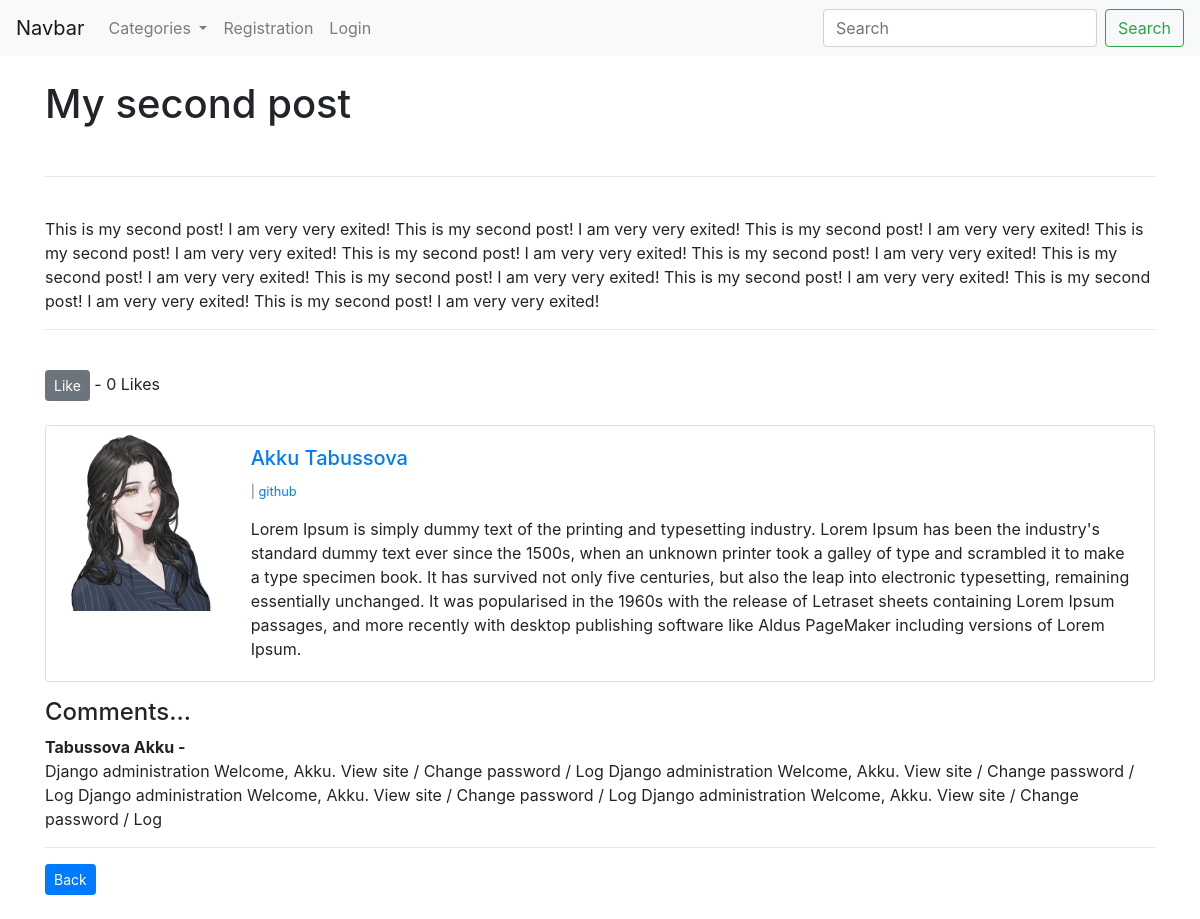
The app's page /article/2 with its own data.
### ablog/models.py (models this page shows, shortened)
class Post(models.Model):
	image = models.ImageField(null=True, blank=True, upload_to ="images/")
	title = models.CharField(max_length=225)
	author = models.ForeignKey(User, on_delete=models.CASCADE)
	category= models.CharField(max_length=225)
	body = RichTextField(blank=True, null=True)
	desc = models.TextField(max_length=100)
	date_post = models.DateField(auto_now_add=True)
	likes =models.ManyToManyField(User, related_name='blog_posts')
	def total_likes(self):
		return self.likes.count()
		pass

class Profile(models.Model):
	user = models.OneToOneField(User, null=True, on_delete=models.CASCADE)
	bio = models.TextField()
	profile_pic = models.ImageField(null=True, blank=True, upload_to ="images/profile")
	website_url = models.CharField(max_length=225, null=True, blank=True )
	facebook_ur = models.CharField(max_length=225, null=True, blank=True )
	twitter_url = models.CharField(max_length=225, null=True, blank=True )
	linkedin_url = models.CharField(max_length=225, null=True, blank=True )
	github_url = models.CharField(max_length=225, null=True, blank=True )
	"""def __init__(self, arg):
		super Profile, self).__init__()
		self.arg = arg"""

class Comments(models.Model):
	post = models.ForeignKey(Post, related_name="comments", on_delete=models.CASCADE)
	name = models.CharField(max_length=225)
	body = models.TextField()
	date_comment = models.DateField(auto_now_add=True)

### ablog/views.py (the view)
# urls.py: path('article/<int:pk>', ArticleDetailView.as_view(), name = 'post-detail'),
class ArticleDetailView(DetailView):
	model = Post
	template_name = 'post_detail.html'
	def get_context_data(self, *args, **kwargs):
		cat_menu = Category.objects.all()
		context = super(ArticleDetailView, self).get_context_data(*args, **kwargs)
		stuff= get_object_or_404(Post, id=self.kwargs['pk'])
		total_likes = stuff.total_likes()
		liked = False
		if stuff.likes.filter(id=self.request.user.id).exists():
			liked = True
		context["cat_menu"] = cat_menu
		context["total_likes"] = total_likes
		context["liked"] = liked
		return context

### ablog/models.py (called while the page is built)
	def __str__(self):
		return self.name

### ablog/templates/post_detail.html (shortened to what this page needs)
{% extends 'base.html' %}
{% load static %}
{% block content %}
	<h1>{{post.title}}</h1>
	<br/>
	<hr>
	<br/>
	{{post.body|safe}}
	<br/>
	<hr>
	<br/>
	<form action="{% url 'like_post' post.pk%}" method="POST">
		{% if liked %}
			<button type="submit" name="post_id" value="{{post.id}}" class="btn btn-danger btn-sm" >
				Unlike
			</button>
		{% else %}
			<button type="submit" name="post_id" value="{{post.id}}" class="btn btn-secondary btn-sm" >
				Like
			</button>
		{% endif %}
		- {{total_likes}} Likes
	</form>
	<br/>
	<div class="card mb-3" >
  <div class="row no-gutters">
    <div class="col-md-2">
    	{% if post.author.profile.profile_pic %}
		    <img src="{{ post.author.profile.profile_pic.url }}" class="card-img" alt="...">
      	{% else %}
      		<img src="{% static 'ablog/images/imgnotfound.png' %}" class="card-img" alt="...">
     	{% endif %}
    </div>
    <div class="col-md-10">
      <div class="card-body">
        <h5 class="card-title"> <a href="{% url 'profile_page' post.author.profile.id %}">{{post.author.first_name}} {{post.author.last_name}}</a> </h5>
        <p class="small text-muted">
			{% if post.author.profile.github_url %}
			|
			<a href="{{ post.author.profile.github_url }}">github</a>
			{% endif %}
        </p>
        <p class="card-text">{{ post.author.profile.bio }}</p>
      </div>
    </div>
  </div>
</div>
	<h4>Comments...</h4>
	{% if not post.comments.all %}
		No Commennts Yet...
		<a href="#">
			Add One
	    </a>
	{% else %}
		{% for comment in post.comments.all %}
			<strong>
				{{ comment.name }} -
			</strong>
			<br/>
			{{comment.body}}
		{% endfor %}
	{% endif %}
	<hr>
	<a href="{% url 'home' %}" class="btn btn-primary btn-sm">
		Back
	</a>
	<br/>
	<br/>
{% endblock %}

### ablog/templates/base.html (shortened to what this page needs)
<!doctype html>
<html lang="en">
  <head>
    <link rel="stylesheet" href="https://cdn.jsdelivr.net/npm/bootstrap@4.5.3/dist/css/bootstrap.min.css">
  </head>
  <body>
    <div class = "header">
      <nav class="navbar navbar-expand-lg navbar-light bg-light">
        <a class="navbar-brand" href="{% url 'home' %}">Navbar</a>
        <div class="collapse navbar-collapse" id="navbarSupportedContent">
          <ul class="navbar-nav mr-auto">
              <li class="nav-item dropdown">
                <a class="nav-link dropdown-toggle" href="#" id="navbarDropdown" role="button" data-toggle="dropdown" aria-haspopup="true" aria-expanded="false">
                    Categories
                </a>
              </li>
              {% if user.is_authenticated %}
               <li class="nav-item dropdown">
                <a class="nav-link dropdown-toggle" href="#" id="navbarDropdown" role="button" data-toggle="dropdown" aria-haspopup="true" aria-expanded="false">
                  Profile
                </a>
                <div class="dropdown-menu" aria-labelledby="navbarDropdown">
                  <a class="dropdown-item" href="{% url 'edit_profile' %}">Edit Settings</a>
                   {% if user.profile.id %}
                   <a class="dropdown-item" href="{% url 'edit_profile_page' user.profile.id %}">Edit Profile</a>
                    <div class="dropdown-divider"></div>
                    <a class="dropdown-item" href="{% url 'profile_page' user.profile.id %}">Profile Page</a>
                   {% else %}
                    <a class="dropdown-item" href="{% url 'create_profile_page' %}">Create Profile</a>
                    {% endif %}
                </div>
              </li>
              <li class="nav-item">
                <a class="nav-link" href="{% url 'add-post' %}">
                  Add Post
                </a>
              </li>
              <li class="nav-item">
                <a class="nav-link" href="{% url 'logout' %}">
                  Logout
                </a>
              </li>
              {% else %}
              <li class="nav-item">
                <a class="nav-link" href="{% url 'registration' %}">  Registration
                </a>
              </li>
              <li class="nav-item">
                <a class="nav-link" href="{% url 'login' %}">
                  Login
                </a>
              </li>
              {% endif %}
          </ul>
          <form class="form-inline my-2 my-lg-0">
            <input class="form-control mr-sm-2" type="search" placeholder="Search" aria-label="Search">
              <button class="btn btn-outline-success my-2 my-sm-0" type="submit">
                Search
              </button>
          </form>
        </div>
      </nav>
    </div>
    <div class = "container">
    <br/>
    {% block content %}
    {% endblock %}
    </div>
  </body>
</html>

### records on screen
Post: title "My second post", body "This is my second post! I am very very exited! This is my second post! I am very very exited! This is my second post! I am very very exited! This is my second post! I am very very exited! This is my second post! I am very very exited! This is my second post! I am very very exited! This is my second post! I am very very exited! This is my second post! I am very very exited! This is my second post! I am very very exited! This is my second post! I am very very exited! This is my second post! I am very very exited!", author.profile.profile_pic (picture), author.first_name "Akku", author.last_name "Tabussova", author.profile.bio "Lorem Ipsum is simply dummy text of the printing and typesetting industry. Lorem Ipsum has been the industry's standard dummy text ever since the 1500s, when an unknown printer took a galley of type and scrambled it to make a type specimen book. It has survived not only five centuries, but also the leap into electronic typesetting, remaining essentially unchanged. It was popularised in the 1960s with the release of Letraset sheets containing Lorem Ipsum passages, and more recently with desktop publishing software like Aldus PageMaker including versions of Lorem Ipsum."
Comments: name "Tabussova Akku", body "Django administration Welcome, Akku. View site / Change password / Log Django administration Welcome, Akku. View site / Change password / Log Django administration Welcome, Akku. View site / Change password / Log Django administration Welcome, Akku. View site / Change password / Log"

### other values on screen
{{ total_likes }} "0"
